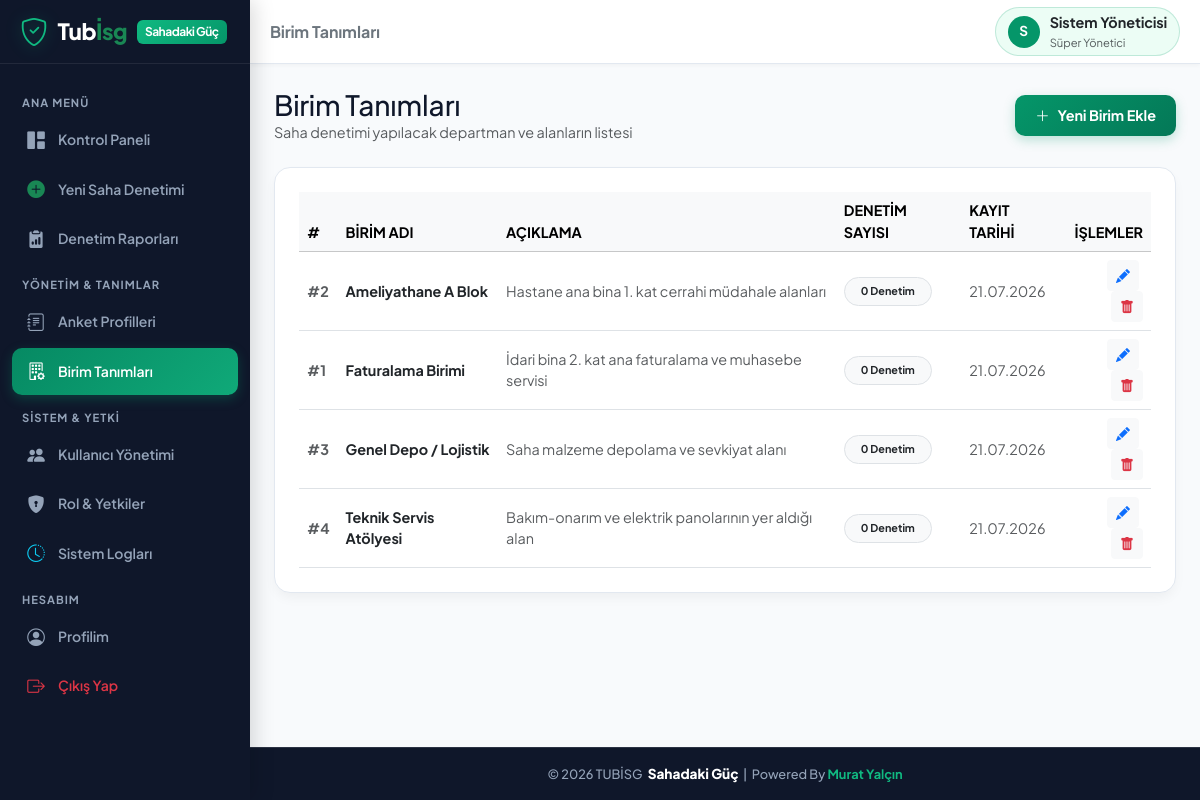
Before: /units.php (signed in) with the older database file.
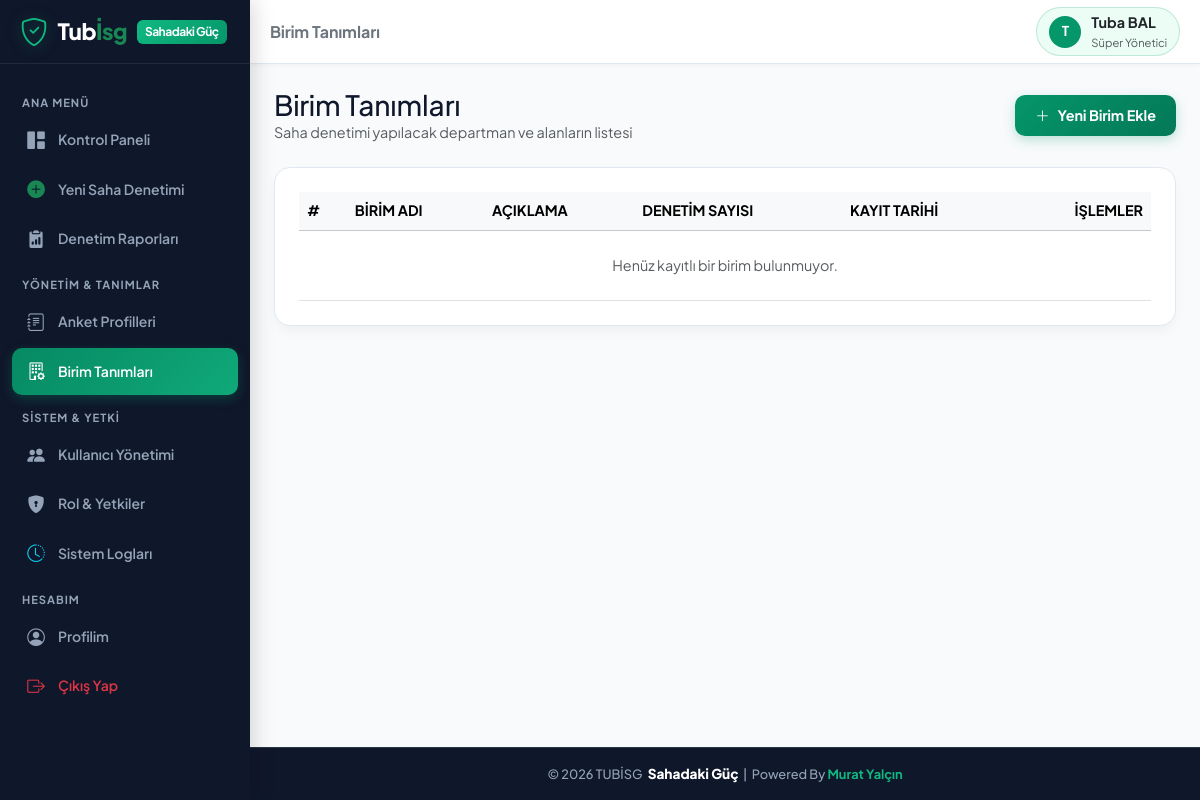
After: the same page with the newer database file.
### tables this page shows
CREATE TABLE IF NOT EXISTS `users` (
  `id` INT AUTO_INCREMENT PRIMARY KEY,
  `username` VARCHAR(50) NOT NULL UNIQUE,
  `password` VARCHAR(255) NOT NULL,
  `name_surname` VARCHAR(100) NOT NULL,
  `email` VARCHAR(100) NULL,
  `role_id` INT NOT NULL,
  `is_active` TINYINT(1) DEFAULT 1,
  `created_at` DATETIME DEFAULT CURRENT_TIMESTAMP,
  FOREIGN KEY (`role_id`) REFERENCES `roles`(`id`) ON DELETE CASCADE
);

CREATE TABLE IF NOT EXISTS `roles` (
  `id` INT AUTO_INCREMENT PRIMARY KEY,
  `role_name` VARCHAR(50) NOT NULL,
  `description` VARCHAR(255) NULL,
  `permissions` TEXT NOT NULL,
  `created_at` DATETIME DEFAULT CURRENT_TIMESTAMP
);

CREATE TABLE IF NOT EXISTS `units` (
  `id` INT AUTO_INCREMENT PRIMARY KEY,
  `unit_name` VARCHAR(100) NOT NULL,
  `description` TEXT NULL,
  `created_at` DATETIME DEFAULT CURRENT_TIMESTAMP
);

### includes/auth.php (called while the page is built, shortened)
<?php
function is_logged_in() {
    return isset($_SESSION['user_id']) && !empty($_SESSION['user_id']);
}
function get_current_user_data() {
    static $currentUserData = null;
    if ($currentUserData !== null) return $currentUserData;
    $db = getDB();
    $stmt = $db->prepare("
        SELECT u.*, r.role_name, r.permissions
        FROM users u
        JOIN roles r ON u.role_id = r.id
        WHERE u.id = ? AND u.is_active = 1
    ");
    $stmt->execute([$_SESSION['user_id']]);
    $user = $stmt->fetch();
    $currentUserData = $user;
    return $user;
}
function has_permission($permission_key) {
    $user = get_current_user_data();
    if ((int)$user['role_id'] === 1) {
        return true;
    }
    $permissions = json_decode($user['permissions'], true);
    return isset($permissions[$permission_key]) && $permissions[$permission_key] === true;
}
function require_permission($permission_key) {
    if (!has_permission($permission_key)) {
        echo '<div style="font-family:sans-serif; padding:30px; text-align:center; background:#fff0f0; border-radius:12px; margin:50px auto; max-width:500px; color:#9b2c2c;">'
            . '<h2>🚫 Erişim Engellendi</h2>'
            . '<p>Bu işlemi yapmak için gerekli yetkiniz bulunmamaktadır.</p>'
            . '<a href="index.php" style="display:inline-block; padding:10px 20px; background:#e53e3e; color:#fff; text-decoration:none; border-radius:8px; margin-top:15px;">Ana Sayfaya Dön</a>'
            . '</div>';
        exit;
    }
}

### units.php (the view, shortened to what this page needs)
<?php
require_once __DIR__ . '/includes/auth.php';
require_permission('units_manage');
$db = getDB();
$units = $db->query("SELECT u.*, COUNT(a.id) as audit_count FROM units u LEFT JOIN audits a ON u.id = a.unit_id GROUP BY u.id ORDER BY u.unit_name ASC")->fetchAll();
$pageTitle = 'Birim Tanımları';
include __DIR__ . '/includes/header.php';
?>
<div class="d-flex align-items-center justify-content-between mb-4">
  <div>
    <h3 class="fw-extrabold m-0">Birim Tanımları</h3>
    <p class="text-muted fs-7 m-0">Saha denetimi yapılacak departman ve alanların listesi</p>
  </div>
  <button type="button" class="btn btn-primary-custom" data-bs-toggle="modal" data-bs-target="#addUnitModal">
    <i class="bi bi-plus-lg"></i> Yeni Birim Ekle
  </button>
</div>
<div class="custom-card">
  <div class="table-responsive">
    <table class="table table-hover align-middle m-0">
      <thead class="table-light fs-8 text-uppercase text-muted">
        <tr>
          <th>#</th>
          <th>Birim Adı</th>
          <th>Açıklama</th>
          <th>Denetim Sayısı</th>
          <th>Kayıt Tarihi</th>
          <th class="text-end">İşlemler</th>
        </tr>
      </thead>
      <tbody>
        <?php if (empty($units)): ?>
          <tr>
            <td colspan="6" class="text-center py-4 text-muted">Henüz kayıtlı bir birim bulunmuyor.</td>
          </tr>
        <?php else: ?>
          <?php foreach ($units as $u): ?>
            <tr>
              <td class="fw-bold text-muted">#<?php echo $u['id']; ?></td>
              <td class="fw-bold text-dark"><?php echo htmlspecialchars($u['unit_name']); ?></td>
              <td class="text-muted fs-7"><?php echo htmlspecialchars($u['description'] ?? '-'); ?></td>
              <td>
                <span class="badge bg-light text-dark border px-3 py-2 rounded-pill font-weight-bold">
                  <?php echo $u['audit_count']; ?> Denetim
                </span>
              </td>
              <td class="text-muted fs-8"><?php echo date('d.m.Y', strtotime($u['created_at'])); ?></td>
              <td class="text-end">
                <button class="btn btn-sm btn-light text-primary me-1" data-bs-toggle="modal" data-bs-target="#editModal<?php echo $u['id']; ?>">
                  <i class="bi bi-pencil-fill"></i>
                </button>
                <form method="POST" action="units.php" style="display:inline;" onsubmit="return confirm('Bu birimi silmek istediğinize emin misiniz?');">
                  <button type="submit" class="btn btn-sm btn-light text-danger"><i class="bi bi-trash-fill"></i></button>
                </form>
              </td>
            </tr>
          <?php endforeach; ?>
        <?php endif; ?>
      </tbody>
    </table>
  </div>
</div>
<?php include __DIR__ . '/includes/footer.php'; ?>

### includes/header.php (shortened to what this page needs)
<?php
require_once __DIR__ . '/auth.php';
$user = get_current_user_data();
$currentPage = basename($_SERVER['PHP_SELF']);
?>
<!DOCTYPE html>
<html lang="tr">
<head>
  <link href="https://cdn.jsdelivr.net/npm/bootstrap@5.3.2/dist/css/bootstrap.min.css" rel="stylesheet">
  <link href="https://cdn.jsdelivr.net/npm/bootstrap-icons@1.11.2/font/bootstrap-icons.min.css" rel="stylesheet">
  <link href="assets/css/style.css" rel="stylesheet">
</head>
<body class="<?php echo is_logged_in() ? 'logged-in-mobile' : ''; ?>">
<div class="app-wrapper">
  <aside class="sidebar">
    <div class="sidebar-header">
      <a href="dashboard.php" class="brand-logo">
        <i class="bi bi-shield-check brand-icon fs-3"></i>
        <span>Tub<span class="text-success">İsg</span></span>
        <span class="brand-badge">Sahadaki Güç</span>
      </a>
    </div>
    <div class="sidebar-nav">
      <div class="nav-category">Ana Menü</div>
      <a href="dashboard.php" class="nav-link-custom <?php echo ($currentPage == 'dashboard.php' || $currentPage == 'index.php') ? 'active' : ''; ?>">
        <i class="bi bi-grid-1x2-fill"></i>
        <span>Kontrol Paneli</span>
      </a>
      <?php if (has_permission('audit_conduct')): ?>
      <a href="audit_new.php" class="nav-link-custom <?php echo ($currentPage == 'audit_new.php' || $currentPage == 'audit_fill.php') ? 'active' : ''; ?>">
        <i class="bi bi-plus-circle-fill text-success"></i>
        <span>Yeni Saha Denetimi</span>
      </a>
      <?php endif; ?>
      <?php if (has_permission('audit_view')): ?>
      <a href="audits_list.php" class="nav-link-custom <?php echo ($currentPage == 'audits_list.php' || $currentPage == 'audit_detail.php') ? 'active' : ''; ?>">
        <i class="bi bi-clipboard2-data-fill"></i>
        <span>Denetim Raporları</span>
      </a>
      <?php endif; ?>
      <div class="nav-category">Yönetim & Tanımlar</div>
      <?php if (has_permission('surveys_manage')): ?>
      <a href="survey_templates.php" class="nav-link-custom <?php echo ($currentPage == 'survey_templates.php' || $currentPage == 'survey_edit.php') ? 'active' : ''; ?>">
        <i class="bi bi-journal-text"></i>
        <span>Anket Profilleri</span>
      </a>
      <?php endif; ?>
      <?php if (has_permission('units_manage')): ?>
      <a href="units.php" class="nav-link-custom <?php echo $currentPage == 'units.php' ? 'active' : ''; ?>">
        <i class="bi bi-building-gear"></i>
        <span>Birim Tanımları</span>
      </a>
      <?php endif; ?>
      <?php if (has_permission('users_manage') || has_permission('logs_view')): ?>
      <div class="nav-category">Sistem & Yetki</div>
      <?php if (has_permission('users_manage')): ?>
      <a href="users.php" class="nav-link-custom <?php echo $currentPage == 'users.php' ? 'active' : ''; ?>">
        <i class="bi bi-people-fill"></i>
        <span>Kullanıcı Yönetimi</span>
      </a>
      <a href="roles.php" class="nav-link-custom <?php echo $currentPage == 'roles.php' ? 'active' : ''; ?>">
        <i class="bi bi-shield-lock-fill"></i>
        <span>Rol & Yetkiler</span>
      </a>
      <?php endif; ?>
      <?php if (has_permission('logs_view')): ?>
      <a href="logs.php" class="nav-link-custom <?php echo $currentPage == 'logs.php' ? 'active' : ''; ?>">
        <i class="bi bi-clock-history text-info"></i>
        <span>Sistem Logları</span>
      </a>
      <?php endif; ?>
      <?php endif; ?>
      <div class="nav-category">Hesabım</div>
      <a href="profile.php" class="nav-link-custom <?php echo $currentPage == 'profile.php' ? 'active' : ''; ?>">
        <i class="bi bi-person-circle"></i>
        <span>Profilim</span>
      </a>
      <a href="logout.php" class="nav-link-custom text-danger">
        <i class="bi bi-box-arrow-right"></i>
        <span>Çıkış Yap</span>
      </a>
    </div>
  </aside>
  <main class="main-content">
    <header class="top-navbar">
      <div class="d-flex align-items-center gap-3">
        <h5 class="m-0 fw-bold d-none d-sm-block text-secondary fs-6">
          <?php echo isset($pageTitle) ? htmlspecialchars($pageTitle) : 'İSG Saha Platformu'; ?>
        </h5>
      </div>
      <div class="d-flex align-items-center gap-3">
        <?php if ($user): ?>
        <a href="profile.php" class="user-profile-badge text-decoration-none" title="Profil Ayarları">
          <div class="avatar-circle">
            <?php echo mb_substr($user['name_surname'], 0, 1, 'UTF-8'); ?>
          </div>
          <div class="d-none d-md-block text-start">
            <div class="fw-bold fs-7 leading-tight text-dark"><?php echo htmlspecialchars($user['name_surname']); ?></div>
            <div class="text-muted fs-8" style="font-size:0.7rem;"><?php echo htmlspecialchars($user['role_name']); ?></div>
          </div>
        </a>
        <?php endif; ?>
      </div>
    </header>
    <div class="page-container">

### includes/footer.php (shortened to what this page needs)
    </div>
    <footer class="global-footer-bar">
      <div class="container-fluid">
        © <?php echo date('Y'); ?> TUBİSG <span style="color: #ffffff; font-weight: 800; font-size: 0.85rem; margin-left: 3px;">Sahadaki Güç</span> &nbsp;|&nbsp; Powered By <a href="https://www.muratyalcin.com.tr" target="_blank" rel="noopener noreferrer" class="footer-author-link">Murat Yalçın</a>
      </div>
    </footer>
  </main>
</div>
</body>
</html>

Changed rows visible on the page:
removed units: id "2", unit_name "Ameliyathane A Blok", description "Hastane ana bina 1. kat cerrahi müdahale alanları", audit_count "0", created_at "21.07.2026"
removed units: id "1", unit_name "Faturalama Birimi", description "İdari bina 2. kat ana faturalama ve muhasebe servisi", audit_count "0", created_at "21.07.2026"
removed units: id "3", unit_name "Genel Depo / Lojistik", description "Saha malzeme depolama ve sevkiyat alanı", audit_count "0", created_at "21.07.2026"
removed units: id "4", unit_name "Teknik Servis Atölyesi", description "Bakım-onarım ve elektrik panolarının yer aldığı alan", audit_count "0", created_at "21.07.2026"
changed users "Süper Yönetici": name_surname "S" → "T"; name_surname "Sistem Yöneticisi" → "Tuba BAL"
Other visible differences:
text now shown: "Henüz kayıtlı bir birim bulunmuyor."
